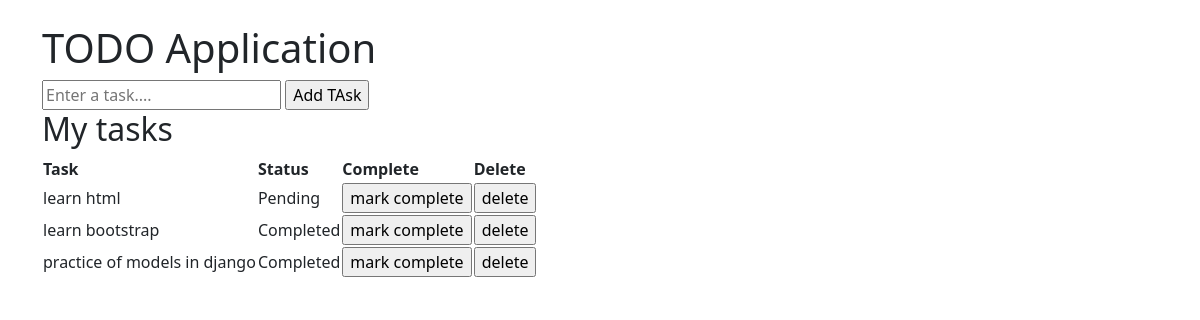
Before: / with the older database file.
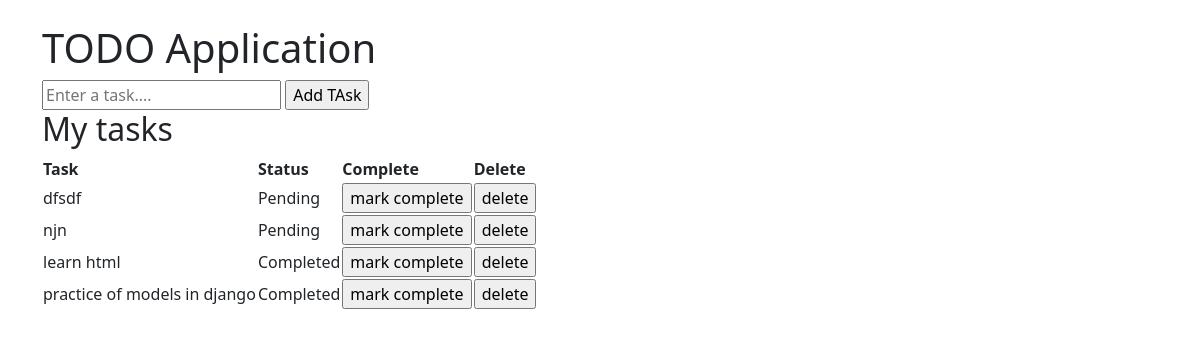
After: the same page with the newer database file.
### taskapp/models.py (models this page shows, shortened)
class Task(models.Model):
    title=models.CharField(max_length=200)
    completed = models.BooleanField(default=False)
    created_at = models.DateTimeField(auto_now_add=True)

### taskapp/views.py (the view)
# urls.py: path('',views.task_list,name='task_list'),
def task_list(request):
    if(request.method=="POST"):
        form = TaskForm(request.POST)
        if form.is_valid():
            form.save()
            return redirect('task_list')
    else:
        form = TaskForm()
    tasks = Task._default_manager.order_by('-created_at')
    return render(request,'taskapp/task_list.html',{'form':form,'tasks':tasks})

### taskapp/forms.py
class TaskForm(forms.ModelForm):
    class Meta:
        model= Task
        fields=['title']
        widgets = {'title':forms.TextInput(attrs={
            'placeholder':'Enter a task....'
        })}

### taskapp/templates/taskapp/task_list.html (shortened to what this page needs)
 {% extends "base.html" %}
 {% block content%}
 <form method="POST">
    {{form.title}}
    <input type="submit" value = "Add TAsk"/>
 </form>
 <h2>My tasks</h2>
 <table>
    <tr><th>Task </th> <th>Status</th> <th>Complete</th>
        <th>Delete</th>
 {% for task in tasks%}
<tr>
    <td>{{task.title}}</td>
    <td>{% if task.completed %} Completed {% else %} Pending {% endif %}</td>
    <td> <form method="POST" action={% url 'complete_task' task.pk%}>
         <input type="Submit" value = "mark complete"/>
    </form></td>
        <td> <form method="POST" action={% url 'delete_task' task.pk%}>
            <input type="Submit" value = "delete"/>
        </form></td>
    <td>
</tr>
{% empty %}
<p> no task yet , add your first task </p>
{% endfor%}
 {% endblock%}

### taskapp/templates/base.html (shortened to what this page needs)
<!doctype html>
<html lang="en">
  <head>
    <link href="https://cdn.jsdelivr.net/npm/bootstrap@5.3.8/dist/css/bootstrap.min.css" rel="stylesheet">
   </head>
  <body>
    <div class="container mt-4">
      <div class="flex">
      <div><h1>TODO Application </h1></div>
      </div>
    {% block content%}
    {% endblock%}
    </div>
  </body>
</html>

Changed rows visible on the page:
removed Task: title "learn bootstrap", completed "Completed"
added Task: title "dfsdf", completed "Pending"
added Task: title "njn", completed "Pending"
changed Task "learn html": completed "Pending" → "Completed"
